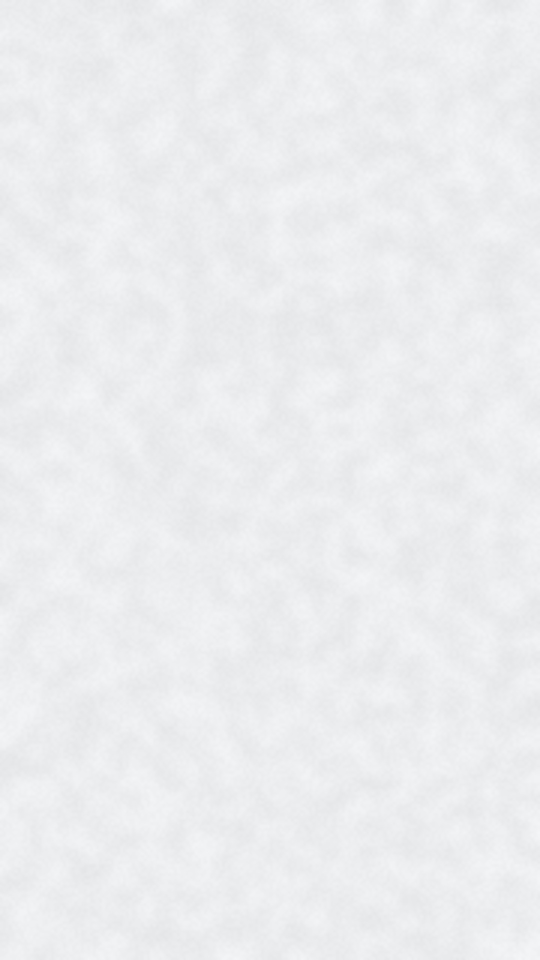
#> input picture reels/013-nov09-roar/assets/img/paper.jpg, 1080 x 1920 px (shown at 1/2 size)
$ python riso.py ../../reels/013-nov09-roar/assets/img/paper.jpg ../../reels/013-nov09-roar/assets/img/grain0.png
#> lines starting #> are read from the running program, lines starting #| are printed output that depends on the picture; after the words box and inside, x2 and y2 are one past the last pixel; in counts of white or black regions, pixels touching at a corner belong together
# bake a riso-green version of a greyscale cut-out: green ink * photo, plus a mis-registered deep-green copy behind
import sys
import numpy as np
from PIL import Image
src, dst = sys.argv[1], sys.argv[2]; dx, dy = 18, 14
im = Image.open(src).convert('RGBA'); a = np.asarray(im).astype(np.float32) / 255
L = (a[..., 0] * .3 + a[..., 1] * .59 + a[..., 2] * .11)
L = np.clip((L - .04) * 1.12, 0, 1)                      # a touch more contrast
G = np.array([0x00, 0xDB, 0x33]) / 255; D = np.array([0x00, 0x6A, 0x39]) / 255
ink = (G[None, None, :] * L[..., None]) + 0.02           # dark stays near-black, light becomes green
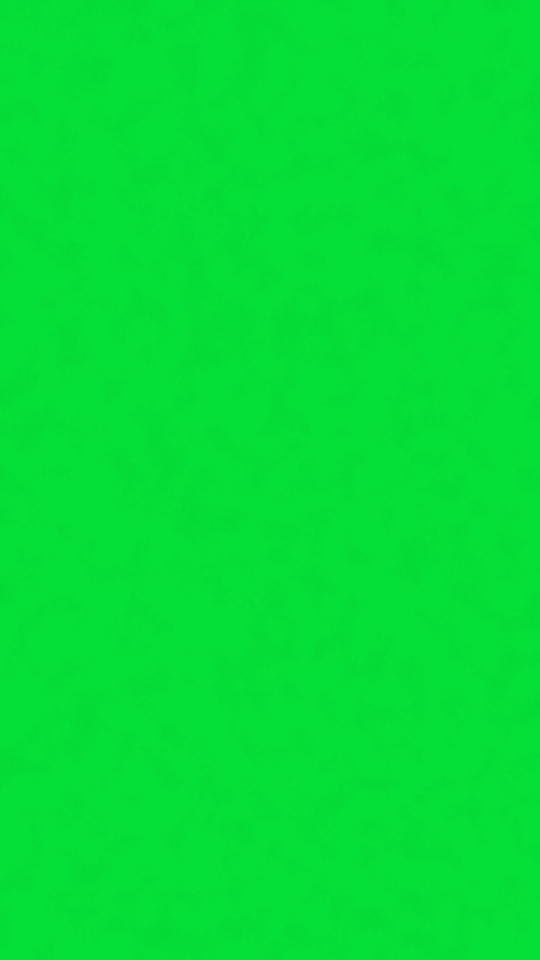
#> ink: shape (1920, 1080, 3) float64 (shown at 1/2 size); mean of channels 0, 1, 2 0.02, 0.873, 0.219; drawn as R, G, B
h, w = L.shape; H, Wd = h + dy, w + dx
#> after `h, w = L.shape`: h = 1920; w = 1080
#> after `H, Wd = (h + dy, w + dx)`: H = 1934; Wd = 1098
out = np.zeros((H, Wd, 4), np.float32)
out[dy:, :w, :3] = D; out[dy:, :w, 3] = a[..., 3] * .9    # offset plate down-left
#> after `out[dy:, :w, 3] = a[..., 3] * 0.9`:
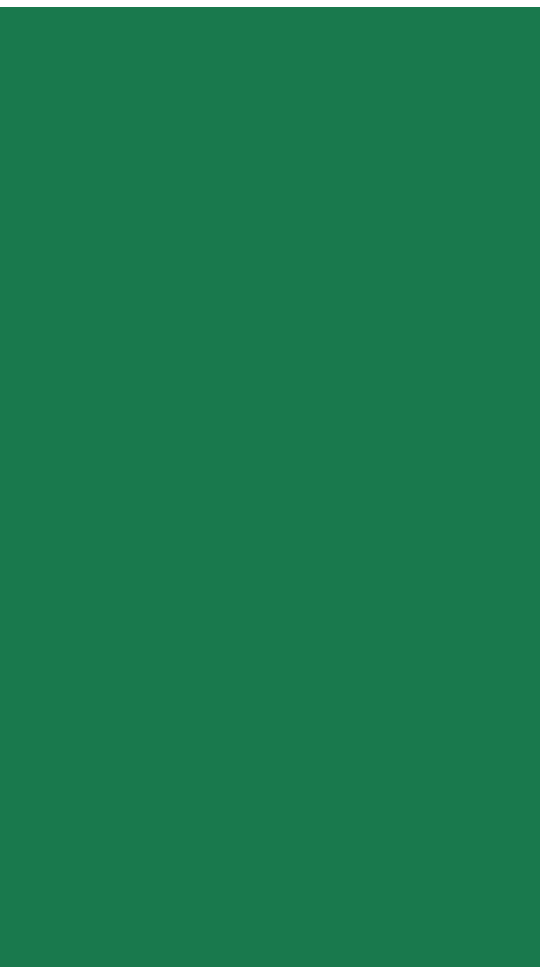
#> out: shape (1934, 1098, 4) float32 (shown at 1/2 size); mean R, G, B, A 0, 0.412, 0.215, 0.862; transparent parts drawn white
fg = np.zeros((H, Wd, 4), np.float32); fg[:h, dx:, :3] = ink; fg[:h, dx:, 3] = a[..., 3]
#> after `fg[:h, dx:, 3] = a[..., 3]`:
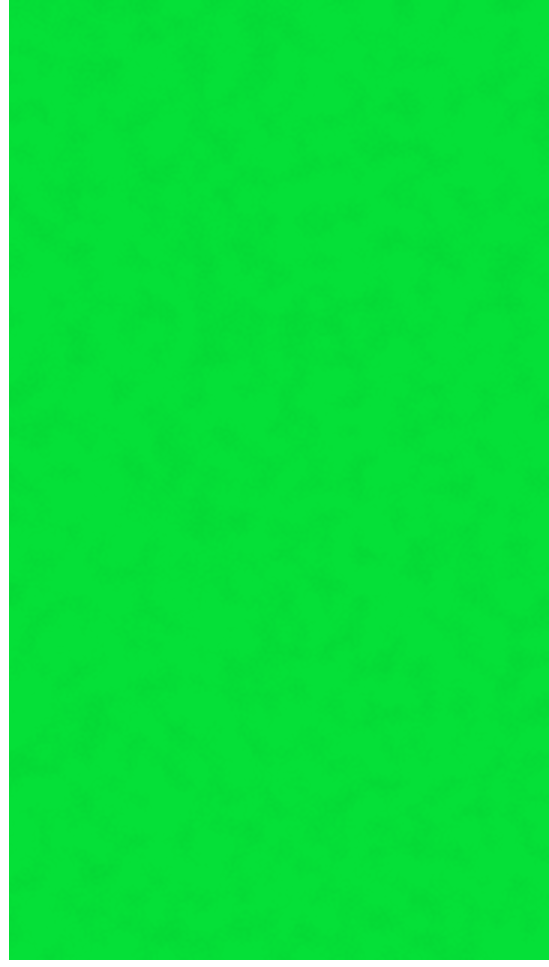
#> fg: shape (1934, 1098, 4) float32 (shown at 1/2 size); mean of channels 0, 1, 2, 3 0.0192, 0.854, 0.214, 0.976; transparent parts drawn white
al = fg[..., 3:4]; out[..., :3] = fg[..., :3] * al + out[..., :3] * (1 - al); out[..., 3] = np.maximum(out[..., 3], fg[..., 3])
#> after `al = fg[..., 3:4]`:
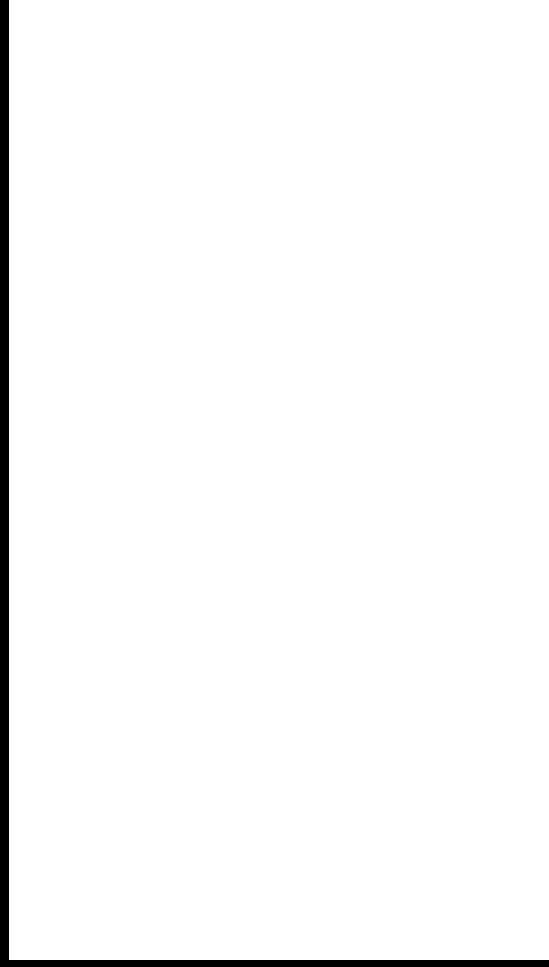
#> al: shape (1934, 1098, 1) float32 (shown at 1/2 size); values 0 (black) and 1 (white), 97.6% white; 1 black region, box (x1, y1, x2, y2) and area: (0, 0, 1098, 1934) 49932
#> after `out[..., :3] = fg[..., :3] * al + out[..., :3] * (1 - al)`:
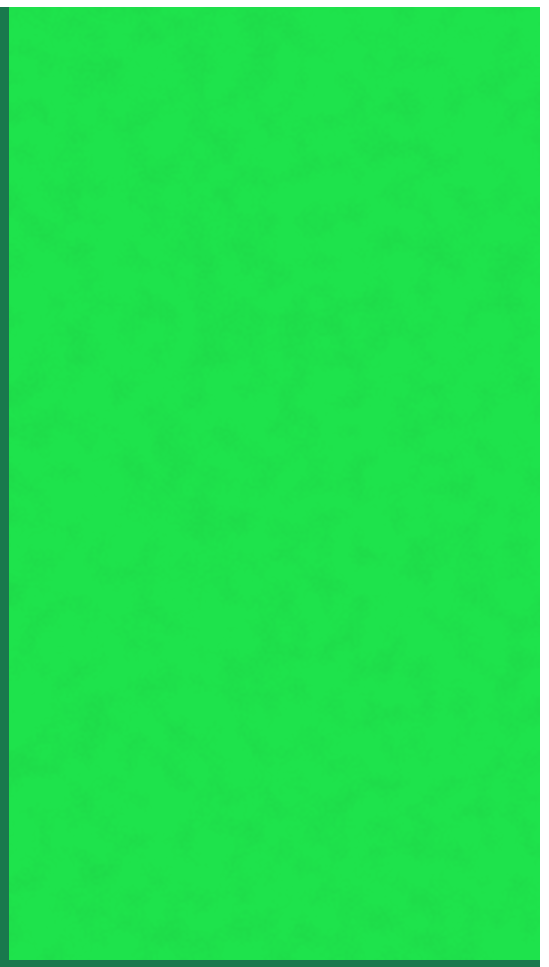
#> out: shape (1934, 1098, 4) float32 (shown at 1/2 size); mean R, G, B, A 0.0192, 0.863, 0.219, 0.862; transparent parts drawn white
#> after `out[..., 3] = np.maximum(out[..., 3], fg[..., 3])`:
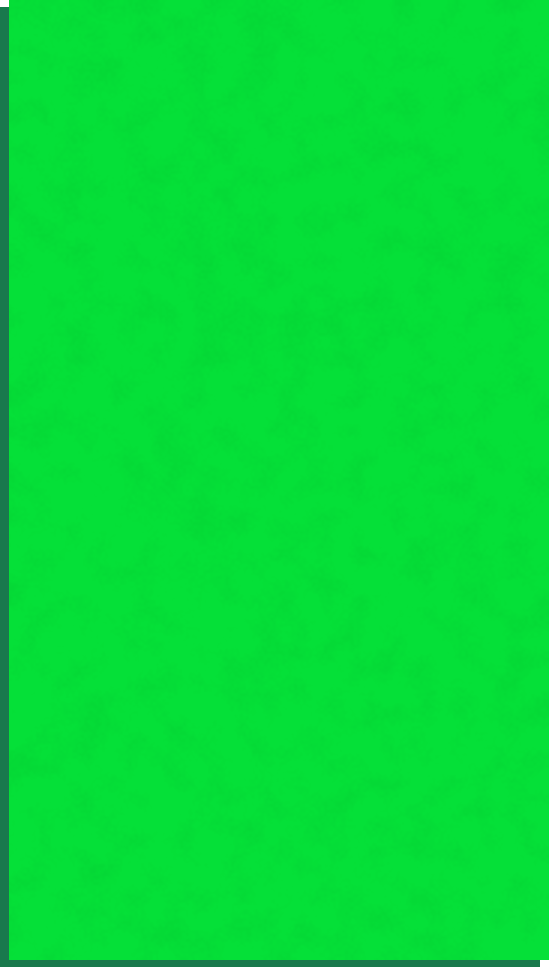
#> out: shape (1934, 1098, 4) float32 (shown at 1/2 size); mean R, G, B, A 0.0192, 0.863, 0.219, 0.998; transparent parts drawn white
Image.fromarray((np.clip(out, 0, 1) * 255).astype(np.uint8), 'RGBA').save(dst); print(dst, Wd, H)
#| ../../reels/013-nov09-roar/assets/img/grain0.png 1098 1934
